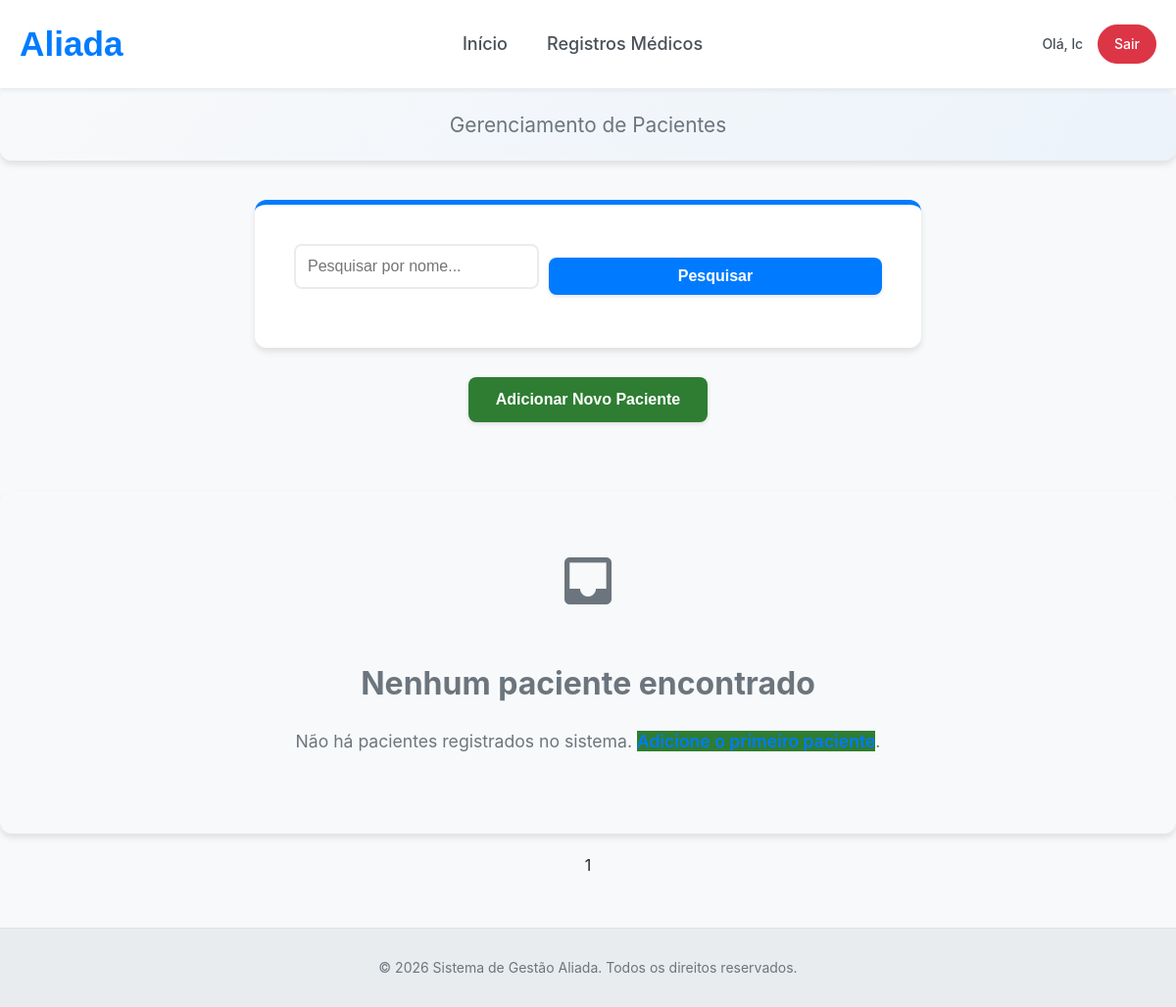
Page /records/ (signed in) on the earlier database version.
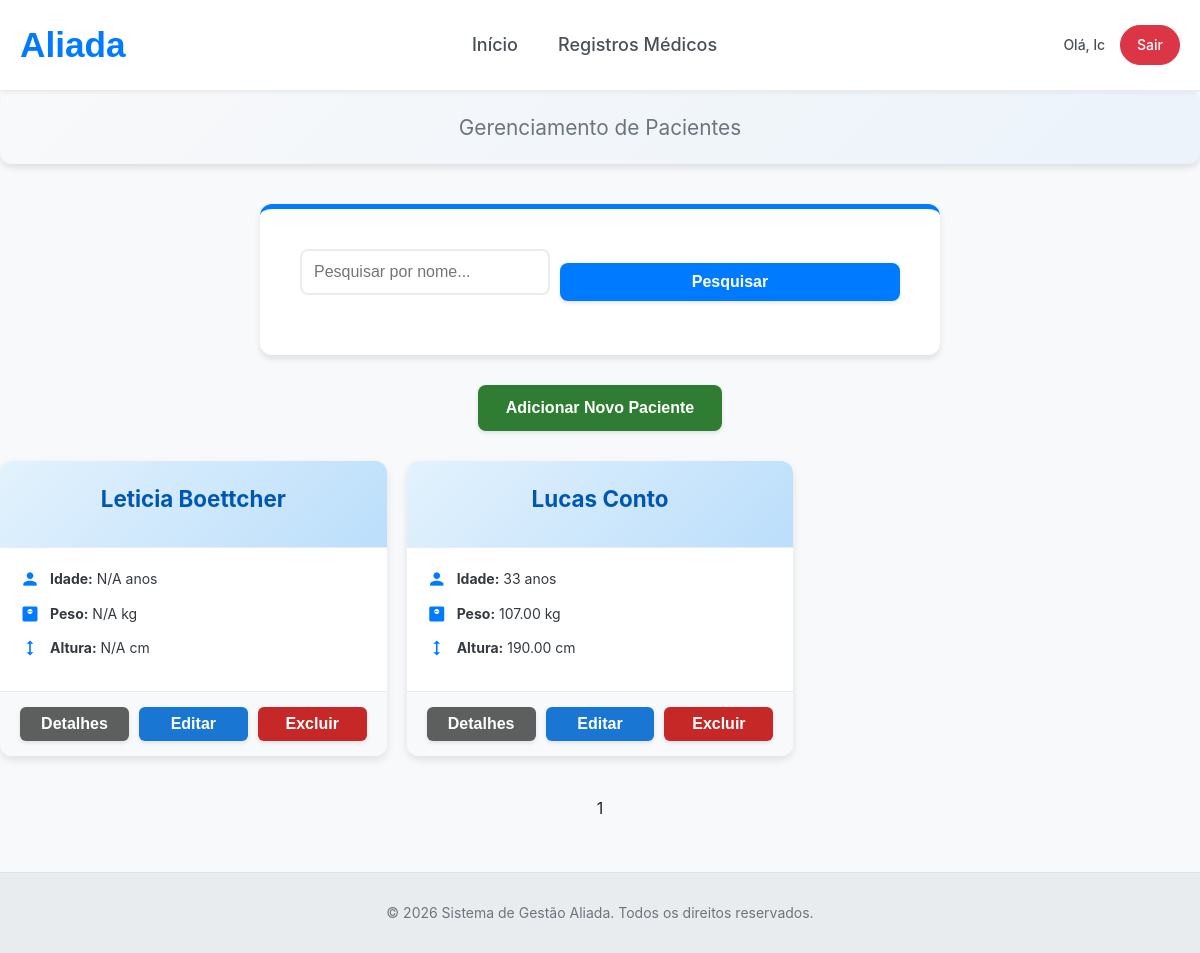
Same page on the later database version.
### aliada/models.py (models this page shows, shortened)
class PatientRecord(models.Model):
    first_name = models.CharField(max_length=100)
    last_name = models.CharField(max_length=100)
    email = models.EmailField(blank=True, null=True)
    phone = models.CharField(max_length=20, blank=True, null=True)
    age = models.IntegerField(blank=True, null=True, help_text="Age in years")
    weight = models.DecimalField(max_digits=5, decimal_places=2, blank=True, null=True, help_text="Weight in kg")
    height = models.DecimalField(max_digits=5, decimal_places=2, blank=True, null=True, help_text="Height in cm")
    created_by = models.ForeignKey(User, on_delete=models.SET_NULL, null=True, related_name='created_patients')
    created_at = models.DateTimeField(default=timezone.now)
    updated_by = models.ForeignKey(User, on_delete=models.SET_NULL, null=True, related_name='updated_patients')
    updated_at = models.DateTimeField(auto_now=True)

### aliada/groups.py (the view)
        def _wrapped_view(request, *args, **kwargs):
            user = request.user
            if user.is_authenticated:
                if user.groups.filter(name__in=group_names).exists() or user.is_superuser:
                    return view_func(request, *args, **kwargs)
            return render(request, 'core/access_denied.html', status=403)

### aliada/groups.py (called while the page is built)
def group_required(*group_names):
    def decorator(view_func):
        def _wrapped_view(request, *args, **kwargs):
            user = request.user
            if user.is_authenticated:
                if user.groups.filter(name__in=group_names).exists() or user.is_superuser:
                    return view_func(request, *args, **kwargs)
            return render(request, 'core/access_denied.html', status=403)
        return _wrapped_view
    return decorator

### aliada/views.py (called while the page is built)
@group_required('admin')
def record_list(request):
    query = request.GET.get('q', '')
    sort_by = request.GET.get('sort', 'first_name')  # Default sort by first_name
    records = PatientRecord.objects.all()
    if query:
        records = records.filter(
            models.Q(first_name__icontains=query) | models.Q(last_name__icontains=query)
        )
    records = records.order_by(sort_by)
    paginator = Paginator(records, 10)  # Show 10 records per page
    page_number = request.GET.get('page')
    page_obj = paginator.get_page(page_number)
    return render(request, 'core/patient/record_list.html', {'page_obj': page_obj, 'query': query, 'sort_by': sort_by})

### aliada/templates/core/patient/record_list.html (shortened to what this page needs)
{% extends "core/base.html" %}
{% block content %}
    <div class="welcome-section">
        <p>Gerenciamento de Pacientes</p>
    </div>
    <form method="get" class="search-form">
        <input type="text" name="q" value="{{ query }}" placeholder="Pesquisar por nome...">
        <button type="submit">Pesquisar</button>
    </form>
    <div class="button-container-1">
        <button style="text-align: center;" type="button" size="small" class="create-link" onclick="window.location.href='{% url 'record_create' %}'">Adicionar Novo Paciente</button>
    </div>
    <div class="record-cards">
        {% for record in page_obj %}
            <div class="record-card">
                <div class="card-header">
                    <h3><a href="{% url 'patient_detail' pk=record.pk %}">{{ record.first_name }} {{ record.last_name }}</a></h3>
                </div>
                <div class="card-body">
                    <div class="info-item">
                        <i class="material-icons">person</i>
                        <span><strong>Idade:</strong> {{ record.age|default:"N/A" }} anos</span>
                    </div>
                    <div class="info-item">
                        <i class="material-icons">monitor_weight</i>
                        <span><strong>Peso:</strong> {{ record.weight|default:"N/A" }} kg</span>
                    </div>
                    <div class="info-item">
                        <i class="material-icons">height</i>
                        <span><strong>Altura:</strong> {{ record.height|default:"N/A" }} cm</span>
                    </div>
                </div>
                <div class="card-actions link-colors">
                    <button type="button" class="detail-link" onclick="window.location.href='{% url 'patient_detail' pk=record.pk %}'">Detalhes</button>
                    <button type="button" class="edit-link" onclick="window.location.href='{% url 'record_update' pk=record.pk %}'">Editar</button>
                    <button type="button" class="delete-link" onclick="window.location.href='{% url 'record_delete' pk=record.pk %}'">Excluir</button>
                </div>
            </div>
        {% endfor %}
    </div>
    {% if not page_obj %}
        <div class="no-results">
            <i class="material-icons" style="font-size: 4em; color: var(--gray-color); margin-bottom: 20px;">inbox</i>
            <h2>Nenhum paciente encontrado</h2>
            <p>Não há pacientes registrados no sistema. <a href="{% url 'record_create' %}" class="create-link">Adicione o primeiro paciente</a>.</p>
        </div>
    {% endif %}
    {% include "core/partials/_pagination.html" %}
{% endblock %}

Differences in the rows shown:
added PatientRecord: first_name "Leticia", last_name "Boettcher", age "N/A", weight "N/A", height "N/A"
added PatientRecord: first_name "Lucas", last_name "Conto", age "33", weight "107.00", height "190.00"
Other differences:
text no longer shown: "Nenhum paciente encontrado Não há pacientes registrados no sistema. Adicione o primeiro paciente ."
